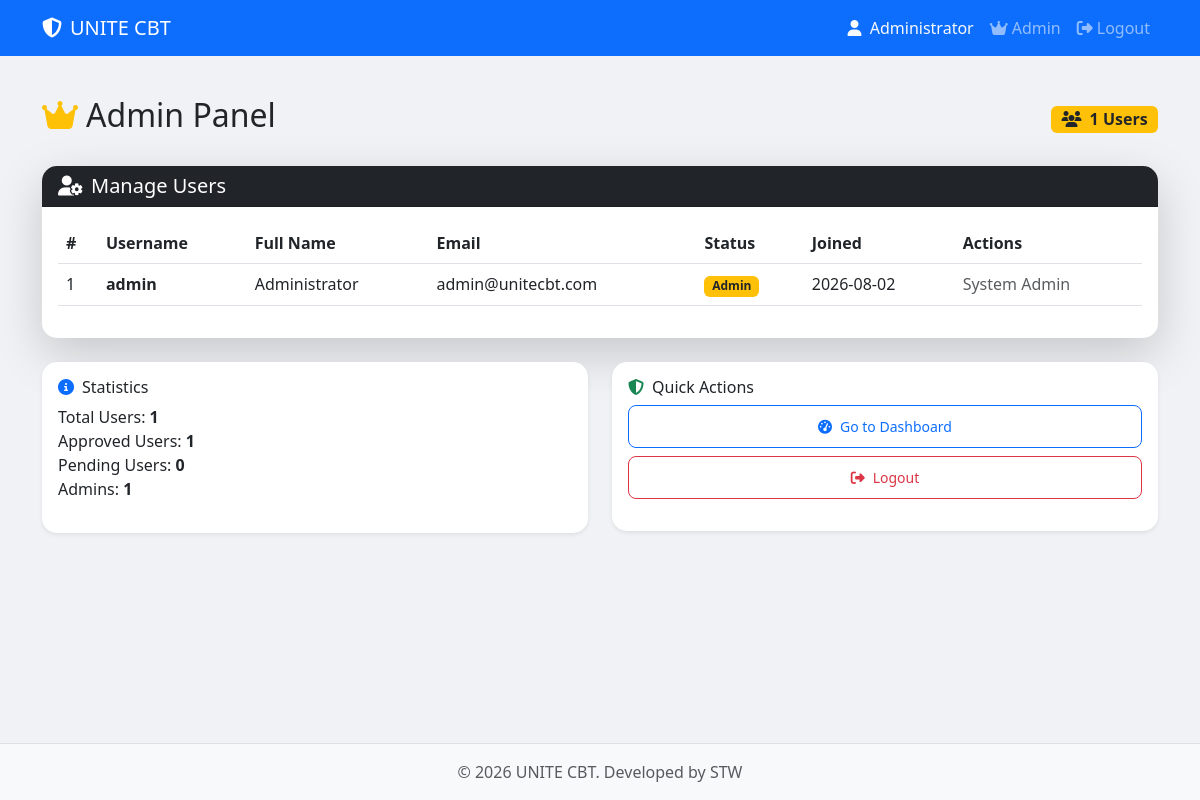
The page /admin (signed in) on the database its author committed.
### app.py (models this page shows, shortened)
class User(UserMixin, db.Model):
    id = db.Column(db.Integer, primary_key=True)
    username = db.Column(db.String(80), unique=True, nullable=False)
    email = db.Column(db.String(120), unique=True, nullable=False)
    password_hash = db.Column(db.String(200), nullable=False)
    full_name = db.Column(db.String(100), nullable=False)
    is_admin = db.Column(db.Boolean, default=False)
    is_approved = db.Column(db.Boolean, default=False)
    created_at = db.Column(db.DateTime, default=datetime.now)

### app.py (the view)
@app.route('/admin')
@login_required
@admin_required
def admin_panel():
    users = User.query.order_by(User.created_at.desc()).all()
    return render_template('admin.html', users=users)

### app.py (called while the page is built)
@login_manager.user_loader
def load_user(user_id):
    return User.query.get(int(user_id))

def admin_required(f):
    @wraps(f)
    def decorated_function(*args, **kwargs):
        if not current_user.is_authenticated or not current_user.is_admin:
            flash('Admin access required.', 'danger')
            return redirect(url_for('dashboard'))
        return f(*args, **kwargs)
    return decorated_function

### templates/admin.html (shortened to what this page needs)
{% extends "base.html" %}
{% block content %}
<div class="row">
    <div class="col-md-12">
        <div class="d-flex justify-content-between align-items-center mb-4">
            <h2><i class="fas fa-crown me-2 text-warning"></i>Admin Panel</h2>
            <span class="badge bg-warning text-dark fs-6">
                <i class="fas fa-users me-1"></i> {{ users|length }} Users
            </span>
        </div>
    </div>
</div>
<div class="card shadow-lg">
    <div class="card-header bg-dark text-white">
        <h5 class="mb-0"><i class="fas fa-user-cog me-2"></i>Manage Users</h5>
    </div>
    <div class="card-body">
        <div class="table-responsive">
            <table class="table table-hover">
                <thead>
                    <tr>
                        <th>#</th>
                        <th>Username</th>
                        <th>Full Name</th>
                        <th>Email</th>
                        <th>Status</th>
                        <th>Joined</th>
                        <th>Actions</th>
                    </tr>
                </thead>
                <tbody>
                    {% for user in users %}
                        <tr>
                            <td>{{ user.id }}</td>
                            <td><strong>{{ user.username }}</strong></td>
                            <td>{{ user.full_name }}</td>
                            <td>{{ user.email }}</td>
                            <td>
                                {% if user.is_admin %}
                                    <span class="badge bg-warning text-dark">Admin</span>
                                {% elif user.is_approved %}
                                    <span class="badge bg-success">Approved</span>
                                {% else %}
                                    <span class="badge bg-danger">Pending</span>
                                {% endif %}
                            </td>
                            <td>{{ user.created_at.strftime('%Y-%m-%d') }}</td>
                            <td>
                                {% if not user.is_admin %}
                                    {% if not user.is_approved %}
                                        <form method="POST" action="{{ url_for('approve_user', user_id=user.id) }}" style="display:inline;">
                                            <button type="submit" class="btn btn-success btn-sm">
                                                <i class="fas fa-check"></i> Approve
                                            </button>
                                        </form>
                                    {% else %}
                                        <form method="POST" action="{{ url_for('revoke_user', user_id=user.id) }}" style="display:inline;">
                                            <button type="submit" class="btn btn-warning btn-sm">
                                                <i class="fas fa-ban"></i> Revoke
                                            </button>
                                        </form>
                                    {% endif %}
                                    {% if user.id != current_user.id %}
                                        <form method="POST" action="{{ url_for('delete_user', user_id=user.id) }}" style="display:inline;"
                                              onsubmit="return confirm('Delete this user?')">
                                            <button type="submit" class="btn btn-danger btn-sm">
                                                <i class="fas fa-trash"></i> Delete
                                            </button>
                                        </form>
                                    {% endif %}
                                {% else %}
                                    <span class="text-muted">System Admin</span>
                                {% endif %}
                            </td>
                        </tr>
                    {% endfor %}
                </tbody>
            </table>
        </div>
    </div>
</div>
<div class="row mt-4">
    <div class="col-md-6">
        <div class="card shadow-sm">
            <div class="card-body">
                <h6><i class="fas fa-info-circle me-2 text-primary"></i>Statistics</h6>
                <ul class="list-unstyled">
                    <li>Total Users: <strong>{{ users|length }}</strong></li>
                    <li>Approved Users: <strong>{{ users|selectattr('is_approved')|list|length }}</strong></li>
                    <li>Pending Users: <strong>{{ users|rejectattr('is_approved')|rejectattr('is_admin')|list|length }}</strong></li>
                    <li>Admins: <strong>{{ users|selectattr('is_admin')|list|length }}</strong></li>
                </ul>
            </div>
        </div>
    </div>
    <div class="col-md-6">
        <div class="card shadow-sm">
            <div class="card-body">
                <h6><i class="fas fa-shield-alt me-2 text-success"></i>Quick Actions</h6>
                <ul class="list-unstyled">
                    <li><a href="{{ url_for('dashboard') }}" class="btn btn-outline-primary btn-sm w-100 mb-2">
                        <i class="fas fa-tachometer-alt me-2"></i>Go to Dashboard
                    </a></li>
                    <li><a href="{{ url_for('logout') }}" class="btn btn-outline-danger btn-sm w-100">
                        <i class="fas fa-sign-out-alt me-2"></i>Logout
                    </a></li>
                </ul>
            </div>
        </div>
    </div>
</div>
{% endblock %}

### templates/base.html (shortened to what this page needs)
<!DOCTYPE html>
<html lang="en">
<head>
    <link href="https://cdn.jsdelivr.net/npm/bootstrap@5.3.0/dist/css/bootstrap.min.css" rel="stylesheet">
    <link href="https://cdnjs.cloudflare.com/ajax/libs/font-awesome/6.4.0/css/all.min.css" rel="stylesheet">
    <link href="{{ url_for('static', filename='css/style.css') }}" rel="stylesheet">
</head>
<body>
    <nav class="navbar navbar-expand-lg navbar-dark bg-primary">
        <div class="container">
            <a class="navbar-brand" href="{{ url_for('index') }}">
                <i class="fas fa-shield-alt me-2"></i>UNITE CBT
            </a>
            <div class="collapse navbar-collapse" id="navbarNav">
                <ul class="navbar-nav ms-auto">
                    {% if current_user.is_authenticated %}
                        <li class="nav-item">
                            <span class="nav-link text-light">
                                <i class="fas fa-user me-1"></i> {{ current_user.full_name }}
                            </span>
                        </li>
                        {% if current_user.is_admin %}
                            <li class="nav-item">
                                <a class="nav-link" href="{{ url_for('admin_panel') }}">
                                    <i class="fas fa-crown me-1"></i>Admin
                                </a>
                            </li>
                        {% endif %}
                        <li class="nav-item">
                            <a class="nav-link" href="{{ url_for('logout') }}">
                                <i class="fas fa-sign-out-alt me-1"></i>Logout
                            </a>
                        </li>
                    {% endif %}
                </ul>
            </div>
        </div>
    </nav>
    <main class="container py-4">
        {% block content %}{% endblock %}
    </main>
    <footer class="footer mt-auto py-3 bg-light">
        <div class="container text-center">
            <span class="text-muted">© 2026 UNITE CBT. Developed by STW</span>
        </div>
    </footer>
</body>
</html>

### static/css/style.css (style rules this page uses)
body { background-color: #f0f2f5; min-height: 100vh; display: flex; flex-direction: column; }
main { flex: 1; }
.card { border: none; border-radius: 15px; transition: transform 0.2s, box-shadow 0.2s; }
.card-header { border-radius: 15px 15px 0 0 !important; }
.btn { border-radius: 8px; padding: 10px 20px; font-weight: 500; }
.footer { background: white; border-top: 1px solid #e0e0e0; }

### rows shown on the page
User: full_name "Administrator", id "1", username "admin", email "admin@unitecbt.com", is_admin "Admin", created_at "2026-08-02"

### other values the page prints
{{ users|length }} "1"
{{ users|selectattr('is_approved')|list|length }} "1"
{{ users|rejectattr('is_approved')|rejectattr('is_admin')|list|length }} "0"
{{ users|selectattr('is_admin')|list|length }} "1"
